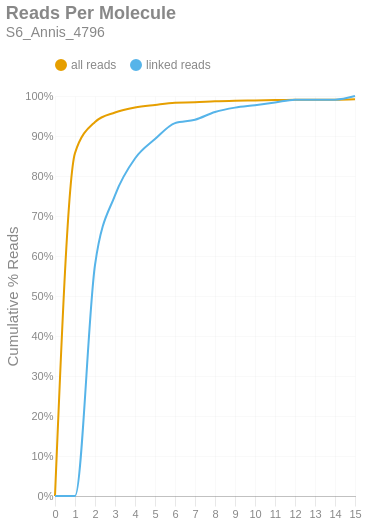

The cell this chart's notebook holds for it:
### Markdown cell above
### Reads per Molecule
This chart shows the cumulative distribution of the number of reads per linked molecule. That is, how many alignments are associated with a unique molecule. This excludes the number of reads associated with invalid or absent linked-read barcodes. The `linked` histogram is the percentages recalculated when disregarding singletons.

### Code cell
if SKIPLR:
    print_html(f"Skipped")
else:
    counts = np.bincount(valids['reads'].cast(pl.Int64).to_numpy())
    weighted = counts * np.arange(len(counts))
    all_perc = weighted / n_reads
    linked_perc = weighted / n_linked_reads
    linked_perc[1] = 0
    binned_df = pl.DataFrame({
        'readsper': list(range(len(counts))),
        'all reads (cumsum)': np.cumsum(all_perc).tolist(),
        'linked reads (cumsum)': np.cumsum(linked_perc).tolist(),
    })

    with SafeRender(binned_df):
        (
            density_plot(binned_df, 'Reads Per Molecule', samplename, 'readspmol')
            .encode(
                x=alt.X('readsper:O', title=None).axis(labelAngle=0).scale(padding=0),
                y=alt.Y('value:Q', title='Cumulative % Reads').axis(format='%').stack(False),
                color=alt.Color("key:N").scale(domain=["all reads", "linked reads"]),
                tooltip=[
                    alt.Tooltip("key:N", title="Data Type"),
                    alt.Tooltip("readsper:O", title="Reads Per Molecule"),
                    alt.Tooltip("value:Q", format=".2%", title="% Reads (Cum.)")
                ]            
            )
        ).display()

### Figure 1 — Vega-Lite specification as saved in the notebook (floating-point values rounded to 4 significant figures)
{"width": "container", "height": 400, "config": {"title": {"anchor": "start", "dy": -15, "fontSize": 18, "color": "#888888", "subtitleColor": "#888888", "subtitleFontSize": 14}, "arc": {"fill": "#0072B2"}, "axis": {"domainColor": "#888888", "domainWidth": 0.5, "gridWidth": 0.2, "grid": false, "titleFontWeight": 400, "titleFontSize": 15, "labelFontSize": 11, "labelColor": "#888888", "tickColor": "#888888", "tickWidth": 0.2, "titleColor": "#888888"}, "axisBand": {"grid": false}, "axisX": {"grid": true, "tickSize": 10, "domainCap": "round"}, "axisY": {"domain": false, "grid": true, "tickSize": 0, "domainCap": "round"}, "background": "transparent", "header": {"labelFontSize": 15, "labelColor": "#888888", "titleFontSize": 15, "titleFontWeight": 600, "titleColor": "#888888"}, "legend": {"labelFont": "sans-serif", "labelFontSize": 12, "labelColor": "#888888", "symbolSize": 100, "symbolType": "circle", "titleFontSize": 12, "titlePadding": 10, "titleColor": "#888888", "title": null, "orient": "top"}, "range": {"category": ["#E69F00", "#56B4E9", "#009E73", "#F0E442", "#0072B2", "#D55E00", "#CC79A7", "#000000"], "diverging": ["#cfe8f3", "#a2d4ec", "#73bfe2", "#46abdb", "#1696d2", "#12719e"]}, "area": {"fill": "#0072B2", "fillOpacity": 0.7, "line": true, "strokeOpacity": 0.7}, "line": {"color": "#0072B2", "stroke": "#0072B2", "strokeWidth": 2}, "trail": {"color": "#0072B2", "stroke": "#0072B2", "strokeWidth": 0, "size": 1}, "point": {"filled": true, "fillOpacity": 1.0, "size": 95}, "text": {"color": "#888888", "fontSize": 11, "align": "right", "fontWeight": 400, "size": 11}, "bar": {"fill": "#0072B2", "stroke": null}, "view": {"stroke": null, "continuousWidth": 660, "continuousHeight": 400}}, "data": {"name": "data-c31187fae8f93b56c635c6e11af88733"}, "mark": {"type": "line", "interpolate": "monotone", "point": {"opacity": 0, "size": 275}}, "encoding": {"color": {"field": "key", "scale": {"domain": ["all reads", "linked reads"]}, "type": "nominal"}, "tooltip": [{"field": "key", "title": "Data Type", "type": "nominal"}, {"field": "readsper", "title": "Reads Per Molecule", "type": "ordinal"}, {"field": "value", "format": ".2%", "title": "% Reads (Cum.)", "type": "quantitative"}], "x": {"axis": {"labelAngle": 0}, "field": "readsper", "scale": {"padding": 0}, "title": null, "type": "ordinal"}, "y": {"axis": {"format": "%"}, "field": "value", "stack": false, "title": "Cumulative % Reads", "type": "quantitative"}}, "params": [{"name": "param_c36ac31b6afebe62", "select": {"type": "point", "fields": ["key"]}, "bind": "legend"}], "title": {"text": "Reads Per Molecule", "subtitle": "S6_Annis_4796"}, "transform": [{"fold": ["all reads (cumsum)", "linked reads (cumsum)"]}, {"calculate": "replace(datum.key, ' (cumsum)', '')", "as": "key"}, {"filter": {"param": "param_c36ac31b6afebe62"}}], "usermeta": {"embedOptions": {"downloadFileName": "S6_Annis_4796.readspmol"}}, "$schema": "https://vega.github.io/schema/vega-lite/v6.1.0.json", "datasets": {"data-c31187fae8f93b56c635c6e11af88733": [{"readsper": 0, "all reads (cumsum)": 0.0, "linked reads (cumsum)": 0.0}, {"readsper": 1, "all reads (cumsum)": 0.8573, "linked reads (cumsum)": 0.0}, {"readsper": 2, "all reads (cumsum)": 0.9351, "linked reads (cumsum)": 0.5775}, {"readsper": 3, "all reads (cumsum)": 0.9586, "linked reads (cumsum)": 0.7518}, {"readsper": 4, "all reads (cumsum)": 0.971, "linked reads (cumsum)": 0.8438}, {"readsper": 5, "all reads (cumsum)": 0.9776, "linked reads (cumsum)": 0.8923}, {"readsper": 6, "all reads (cumsum)": 0.9829, "linked reads (cumsum)": 0.9322}, {"readsper": 7, "all reads (cumsum)": 0.9841, "linked reads (cumsum)": 0.9407}, {"readsper": 8, "all reads (cumsum)": 0.9867, "linked reads (cumsum)": 0.96}, {"readsper": 9, "all reads (cumsum)": 0.9882, "linked reads (cumsum)": 0.9709}, {"readsper": 10, "all reads (cumsum)": 0.989, "linked reads (cumsum)": 0.977}, {"readsper": 11, "all reads (cumsum)": 0.9899, "linked reads (cumsum)": 0.9837}, {"readsper": 12, "all reads (cumsum)": 0.9909, "linked reads (cumsum)": 0.9909}, {"readsper": 13, "all reads (cumsum)": 0.9909, "linked reads (cumsum)": 0.9909}, {"readsper": 14, "all reads (cumsum)": 0.9909, "linked reads (cumsum)": 0.9909}, {"readsper": 15, "all reads (cumsum)": 0.9921, "linked reads (cumsum)": 1.0}]}}
